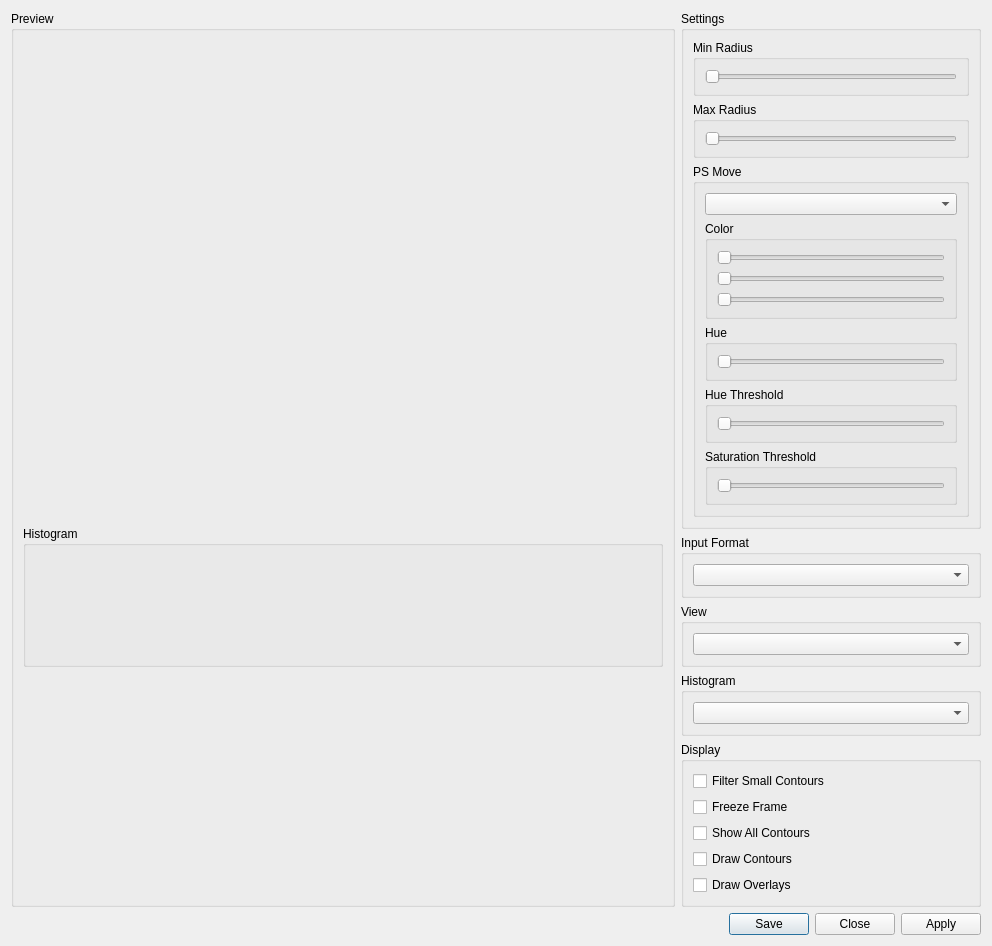
<?xml version="1.0" encoding="UTF-8"?>
<ui version="4.0">
 <class>ps_move_tracker_dialog</class>
 <widget class="QDialog" name="ps_move_tracker_dialog">
  <property name="geometry">
   <rect>
    <x>0</x>
    <y>0</y>
    <width>988</width>
    <height>710</height>
   </rect>
  </property>
  <property name="sizePolicy">
   <sizepolicy hsizetype="Preferred" vsizetype="MinimumExpanding">
    <horstretch>0</horstretch>
    <verstretch>0</verstretch>
   </sizepolicy>
  </property>
  <property name="windowTitle">
   <string>Dialog</string>
  </property>
  <layout class="QVBoxLayout" name="main_layout" stretch="0,0">
   <item>
    <layout class="QHBoxLayout" name="mainLayout">
     <item>
      <layout class="QVBoxLayout" name="previewLayout">
       <item>
        <widget class="QGroupBox" name="gbPreview">
         <property name="title">
          <string>Preview</string>
         </property>
         <layout class="QVBoxLayout" name="gb_view_layout">
          <item>
           <widget class="QLabel" name="imageLabel">
            <property name="minimumSize">
             <size>
              <width>640</width>
              <height>480</height>
             </size>
            </property>
            <property name="text">
             <string/>
            </property>
           </widget>
          </item>
          <item>
           <widget class="QGroupBox" name="gistoGb">
            <property name="title">
             <string>Histogram</string>
            </property>
            <layout class="QVBoxLayout" name="gistoGbLayout">
             <item>
              <widget class="QLabel" name="histogramLabel">
               <property name="minimumSize">
                <size>
                 <width>0</width>
                 <height>100</height>
                </size>
               </property>
               <property name="text">
                <string/>
               </property>
              </widget>
             </item>
            </layout>
           </widget>
          </item>
          <item>
           <spacer name="verticalSpacer_2">
            <property name="orientation">
             <enum>Qt::Vertical</enum>
            </property>
            <property name="sizeType">
             <enum>QSizePolicy::MinimumExpanding</enum>
            </property>
            <property name="sizeHint" stdset="0">
             <size>
              <width>0</width>
              <height>0</height>
             </size>
            </property>
           </spacer>
          </item>
         </layout>
        </widget>
       </item>
      </layout>
     </item>
     <item>
      <layout class="QVBoxLayout" name="rightLayout">
       <item>
        <widget class="QGroupBox" name="settingsGb">
         <property name="minimumSize">
          <size>
           <width>300</width>
           <height>0</height>
          </size>
         </property>
         <property name="title">
          <string>Settings</string>
         </property>
         <layout class="QVBoxLayout" name="verticalLayout_2">
          <item>
           <widget class="QGroupBox" name="minRadiusGb">
            <property name="title">
             <string>Min Radius</string>
            </property>
            <layout class="QVBoxLayout" name="minRadiusGbLayout">
             <item>
              <widget class="QSlider" name="minRadiusSlider">
               <property name="orientation">
                <enum>Qt::Horizontal</enum>
               </property>
              </widget>
             </item>
            </layout>
           </widget>
          </item>
          <item>
           <widget class="QGroupBox" name="maxRadiusGb">
            <property name="title">
             <string>Max Radius</string>
            </property>
            <layout class="QVBoxLayout" name="maxRadiusGbLayout">
             <item>
              <widget class="QSlider" name="maxRadiusSlider">
               <property name="orientation">
                <enum>Qt::Horizontal</enum>
               </property>
              </widget>
             </item>
            </layout>
           </widget>
          </item>
          <item>
           <widget class="QGroupBox" name="psMoveGb">
            <property name="title">
             <string>PS Move</string>
            </property>
            <layout class="QVBoxLayout" name="psMoveGbLayout">
             <item>
              <widget class="QComboBox" name="comboSelectDevice"/>
             </item>
             <item>
              <widget class="QGroupBox" name="colorGb">
               <property name="title">
                <string>Color</string>
               </property>
               <layout class="QVBoxLayout" name="colorGbLayout">
                <item>
                 <widget class="QSlider" name="colorSliderR">
                  <property name="maximum">
                   <number>255</number>
                  </property>
                  <property name="orientation">
                   <enum>Qt::Horizontal</enum>
                  </property>
                 </widget>
                </item>
                <item>
                 <widget class="QSlider" name="colorSliderG">
                  <property name="maximum">
                   <number>255</number>
                  </property>
                  <property name="orientation">
                   <enum>Qt::Horizontal</enum>
                  </property>
                 </widget>
                </item>
                <item>
                 <widget class="QSlider" name="colorSliderB">
                  <property name="maximum">
                   <number>255</number>
                  </property>
                  <property name="orientation">
                   <enum>Qt::Horizontal</enum>
                  </property>
                 </widget>
                </item>
               </layout>
              </widget>
             </item>
             <item>
              <widget class="QGroupBox" name="hueGb">
               <property name="title">
                <string>Hue</string>
               </property>
               <layout class="QVBoxLayout" name="hueGbLayout">
                <item>
                 <widget class="QSlider" name="hueSlider">
                  <property name="maximum">
                   <number>359</number>
                  </property>
                  <property name="orientation">
                   <enum>Qt::Horizontal</enum>
                  </property>
                 </widget>
                </item>
               </layout>
              </widget>
             </item>
             <item>
              <widget class="QGroupBox" name="hueThresholdGb">
               <property name="title">
                <string>Hue Threshold</string>
               </property>
               <layout class="QVBoxLayout" name="hueThresholdLayout">
                <item>
                 <widget class="QSlider" name="hueThresholdSlider">
                  <property name="maximum">
                   <number>359</number>
                  </property>
                  <property name="orientation">
                   <enum>Qt::Horizontal</enum>
                  </property>
                 </widget>
                </item>
               </layout>
              </widget>
             </item>
             <item>
              <widget class="QGroupBox" name="saturationThresholdGb">
               <property name="title">
                <string>Saturation Threshold</string>
               </property>
               <layout class="QVBoxLayout" name="saturationThresholdGbLayout">
                <item>
                 <widget class="QSlider" name="saturationThresholdSlider">
                  <property name="maximum">
                   <number>255</number>
                  </property>
                  <property name="orientation">
                   <enum>Qt::Horizontal</enum>
                  </property>
                 </widget>
                </item>
               </layout>
              </widget>
             </item>
            </layout>
           </widget>
          </item>
         </layout>
        </widget>
       </item>
       <item>
        <widget class="QGroupBox" name="inputFormatGb">
         <property name="title">
          <string>Input Format</string>
         </property>
         <layout class="QVBoxLayout" name="input_format_layout">
          <item>
           <widget class="QComboBox" name="inputFormatCombo"/>
          </item>
         </layout>
        </widget>
       </item>
       <item>
        <widget class="QGroupBox" name="viewGb">
         <property name="title">
          <string>View</string>
         </property>
         <layout class="QVBoxLayout" name="view_layout">
          <item>
           <widget class="QComboBox" name="viewCombo"/>
          </item>
         </layout>
        </widget>
       </item>
       <item>
        <widget class="QGroupBox" name="histoSettingsGb">
         <property name="title">
          <string>Histogram</string>
         </property>
         <layout class="QVBoxLayout" name="histoSettingsGbLayout">
          <item>
           <widget class="QComboBox" name="histoCombo"/>
          </item>
         </layout>
        </widget>
       </item>
       <item>
        <widget class="QGroupBox" name="displayGb">
         <property name="title">
          <string>Display</string>
         </property>
         <layout class="QVBoxLayout" name="filterGbLayout">
          <item>
           <widget class="QCheckBox" name="filterSmallContoursBox">
            <property name="text">
             <string>Filter Small Contours</string>
            </property>
           </widget>
          </item>
          <item>
           <widget class="QCheckBox" name="freezeFrameBox">
            <property name="text">
             <string>Freeze Frame</string>
            </property>
           </widget>
          </item>
          <item>
           <widget class="QCheckBox" name="showAllContoursBox">
            <property name="text">
             <string>Show All Contours</string>
            </property>
           </widget>
          </item>
          <item>
           <widget class="QCheckBox" name="drawContoursBox">
            <property name="text">
             <string>Draw Contours</string>
            </property>
           </widget>
          </item>
          <item>
           <widget class="QCheckBox" name="drawOverlaysBox">
            <property name="text">
             <string>Draw Overlays</string>
            </property>
           </widget>
          </item>
         </layout>
        </widget>
       </item>
       <item>
        <spacer name="verticalSpacer">
         <property name="orientation">
          <enum>Qt::Vertical</enum>
         </property>
         <property name="sizeType">
          <enum>QSizePolicy::MinimumExpanding</enum>
         </property>
         <property name="sizeHint" stdset="0">
          <size>
           <width>0</width>
           <height>0</height>
          </size>
         </property>
        </spacer>
       </item>
      </layout>
     </item>
    </layout>
   </item>
   <item>
    <widget class="QDialogButtonBox" name="buttonBox">
     <property name="orientation">
      <enum>Qt::Horizontal</enum>
     </property>
     <property name="standardButtons">
      <set>QDialogButtonBox::Apply|QDialogButtonBox::Close|QDialogButtonBox::Save</set>
     </property>
    </widget>
   </item>
  </layout>
 </widget>
 <resources/>
 <connections>
  <connection>
   <sender>buttonBox</sender>
   <signal>accepted()</signal>
   <receiver>ps_move_tracker_dialog</receiver>
   <slot>accept()</slot>
   <hints>
    <hint type="sourcelabel">
     <x>248</x>
     <y>254</y>
    </hint>
    <hint type="destinationlabel">
     <x>157</x>
     <y>274</y>
    </hint>
   </hints>
  </connection>
  <connection>
   <sender>buttonBox</sender>
   <signal>rejected()</signal>
   <receiver>ps_move_tracker_dialog</receiver>
   <slot>reject()</slot>
   <hints>
    <hint type="sourcelabel">
     <x>316</x>
     <y>260</y>
    </hint>
    <hint type="destinationlabel">
     <x>286</x>
     <y>274</y>
    </hint>
   </hints>
  </connection>
 </connections>
</ui>
